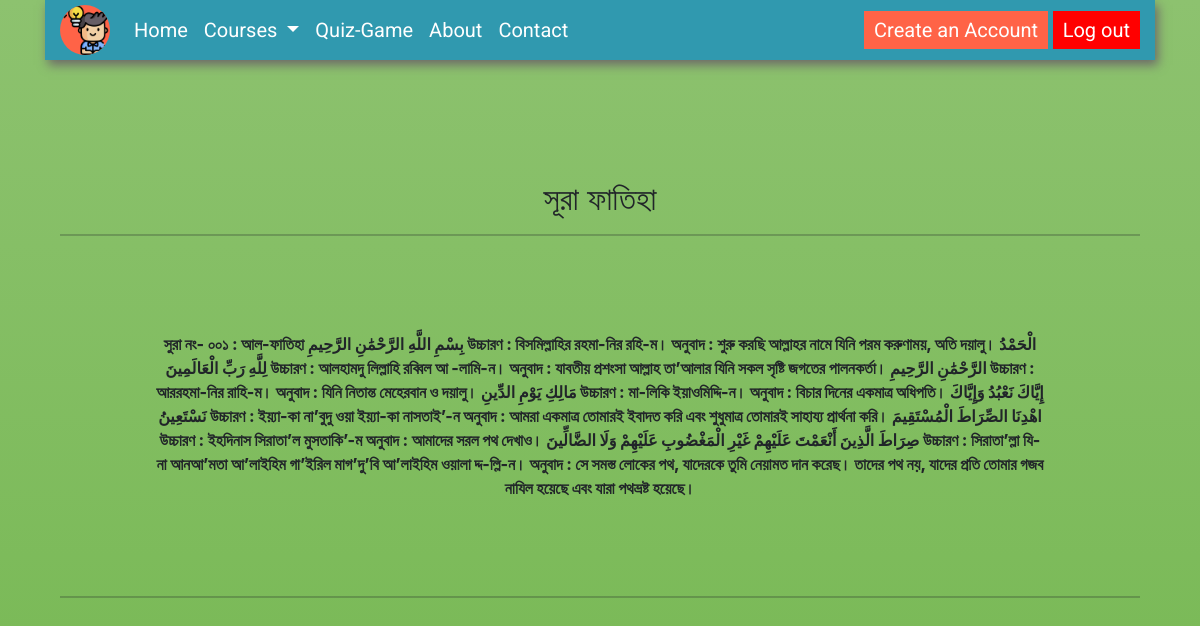
Page /courch_details/5 on the committed database.
### kids/models.py (models this page shows, shortened)
class Requested_course(models.Model):
    user = models.ForeignKey(User, on_delete=models.CASCADE)
    image = models.ImageField(null=False, blank=False)
    subject_title = models.CharField(max_length=200)
    description = models.TextField()
    class Meta:
        verbose_name_plural = 'requested_course'

### kids/views.py (the view)
# urls.py: path('courch_details/<int:pk>', views.requested_courch_details, name='courch-details' ),
def requested_courch_details(request, pk):
    courch_details = Requested_course.objects.get(id=pk)
    context = {
        'courch_details':courch_details
    }
    return render(request, 'courch_details.html', context)

### kids/templates/courch_details.html (shortened to what this page needs)
{% load static %}
{% include "navbar.html" %}
<html lang="en">
<head>
    <link rel="stylesheet" href="https://stackpath.bootstrapcdn.com/bootstrap/4.3.1/css/bootstrap.min.css"
 />
</head>
<body>
    <section class='text-center container'>
        <div class="container">
            <div class="content-section p-0 mt-5">
                <div class="m-3">
                    <h2>{{courch_details.subject_title}}</h2>
                </div>
                <hr class="p-0 m-0">
                <p class="description m-5 p-5">
                     <span class="descr">{{ courch_details.description }}</span>
                </p>
                <hr>
            </div>
        </div>
    </section>
</body>
</html>

### static/styles.css (style rules this page uses)
* { margin: 0px; padding: 0px; scroll-behavior: smooth; }
body { background: #3b910c; background: -webkit-linear-gradient(to top, #76b852, #8DC26F); background: -moz-linear-gradient(to top, #76b852, #8DC26F); background: -o-linear-gradient(to top, #76b852, #8DC26F); background: linear-gradient(to top, #76b852, #8DC26F); background-size: cover; background-attachment: fixed; font-family: 'Roboto', sans-serif; }

### kids/templates/courch_details.html (style rules this page uses)
.descr { font-weight: 800; }

### rows in the picture
Requested_course: subject_title "সূরা ফাতিহা", description "সুরা নং- ০০১ : আল-ফাতিহা بِسْمِ اللَّهِ الرَّحْمَٰنِ الرَّحِيمِ উচ্চারণ : বিসমিল্লাহির রহমা-নির রহি-ম। অনুবাদ : শুরু করছি আল্লাহর নামে যিনি পরম করুণাময়, অতি দয়ালু। الْحَمْدُ لِلَّهِ رَبِّ الْعَالَمِينَ উচ্চারণ : আলহামদু লিল্লাহি রব্বিল আ -লামি-ন। অনুবাদ : যাবতীয় প্রশংসা আল্লাহ তা’আলার যিনি সকল সৃষ্টি জগতের পালনকর্তা। الرَّحْمَٰنِ الرَّحِيمِ উচ্চারণ : আররহমা-নির রাহি-ম। অনুবাদ : যিনি নিতান্ত মেহেরবান ও দয়ালু। مَالِكِ يَوْمِ الدِّينِ উচ্চারণ : মা-লিকি ইয়াওমিদ্দি-ন। অনুবাদ : বিচার দিনের একমাত্র অধিপতি। إِيَّاكَ نَعْبُدُ وَإِيَّاكَ نَسْتَعِينُ উচ্চারণ : ইয়্যা-কা না’বুদু ওয়া ইয়্যা-কা নাসতাই’-ন অনুবাদ : আমরা একমাত্র তোমারই ইবাদত করি এবং শুধুমাত্র তোমারই সাহায্য প্রার্থনা করি। اهْدِنَا الصِّرَاطَ…"
